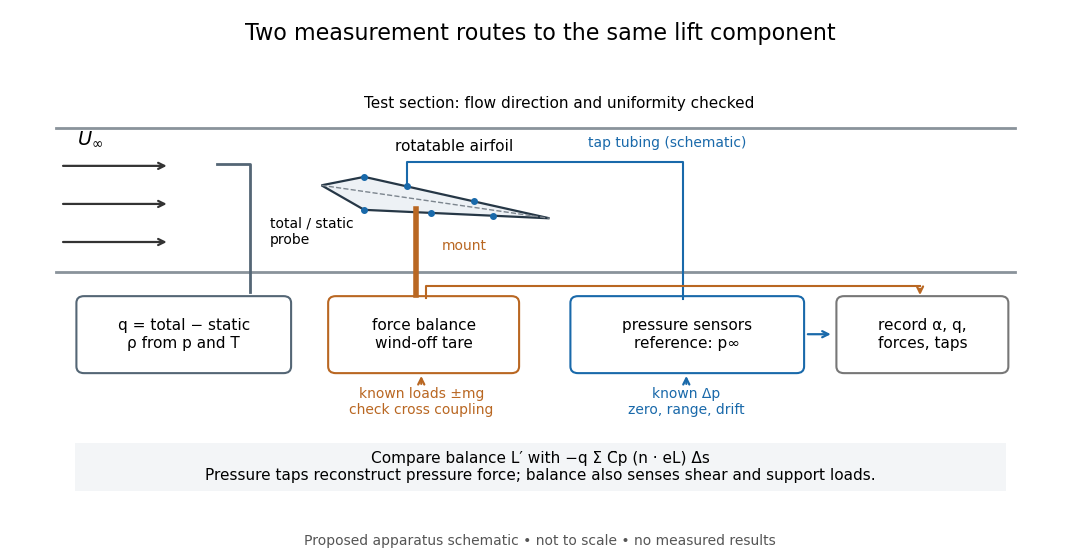

The script that drew this image:
"""Original schematic of a proposed pressure/balance comparison, with no data.

Tested with Python 3.14.4, Matplotlib 3.10.7, NumPy 2.3.5.
Run from _media with MPLCONFIGDIR=/tmp/codex-wiki-matplotlib.
Writes only the matching PNG basename to the current directory.
"""

from pathlib import Path

import matplotlib

matplotlib.use("Agg")
import matplotlib.pyplot as plt
from matplotlib.patches import FancyBboxPatch, Polygon, Rectangle
import numpy as np


def box(ax, x, y, width, height, text, color):
    ax.add_patch(FancyBboxPatch((x, y), width, height,
                               boxstyle="round,pad=0.08", edgecolor=color,
                               facecolor="white", linewidth=1.5))
    ax.text(x+width/2, y+height/2, text, ha="center", va="center", fontsize=11)


def arrow(ax, start, end, color="#333333", dashed=False):
    ax.annotate("", xy=end, xytext=start,
                arrowprops={"arrowstyle": "->", "color": color, "lw": 1.6,
                            "linestyle": "--" if dashed else "-"})


def main():
    plt.rcParams.update({"font.size": 11, "font.family": "DejaVu Sans"})
    fig, ax = plt.subplots(figsize=(10.8, 5.6), dpi=100)
    fig.patch.set_facecolor("white")
    blue, orange = "#1969aa", "#b96722"
    ax.plot([.3, 10.4], [4.0, 4.0], color="#8a939b", linewidth=2)
    ax.plot([.3, 10.4], [2.3, 2.3], color="#8a939b", linewidth=2)
    ax.text(5.6, 4.23, "Test section: flow direction and uniformity checked", ha="center")
    for y in [2.65, 3.10, 3.55]:
        arrow(ax, (.35, y), (1.5, y))
    ax.text(.53, 3.80, r"$U_\infty$", fontsize=14)
    ax.add_patch(Polygon([[3.1, 3.32], [3.55, 3.42], [5.5, 2.93],
                         [3.55, 3.03]], closed=True, facecolor="#edf1f5",
                        edgecolor="#263746", linewidth=1.6))
    ax.plot([3.1, 5.5], [3.32, 2.93], linestyle="--", color="#7c858e", linewidth=1)
    ax.text(4.5, 3.73, "rotatable airfoil", ha="center")
    taps = [(3.55, 3.42), (4.0, 3.31), (4.7, 3.13),
            (3.55, 3.03), (4.25, 2.995), (4.9, 2.96)]
    for x, y in taps:
        ax.plot(x, y, "o", color=blue, markersize=4)
    ax.plot([4.0, 4.0, 6.9, 6.9], [3.31, 3.60, 3.60, 1.98],
            color=blue, linewidth=1.5)
    ax.text(5.9, 3.77, "tap tubing (schematic)", fontsize=10, color=blue)
    ax.plot([4.1, 4.1], [3.04, 2.02], color=orange, linewidth=4)
    ax.text(4.37, 2.55, "mount", color=orange, fontsize=10)
    # Far-field probe is separate from the model/tap measurements.
    ax.plot([2.0, 2.35, 2.35], [3.57, 3.57, 2.06], color="#546675", linewidth=2)
    ax.text(2.56, 2.63, "total / static\nprobe", fontsize=10, ha="left")
    box(ax, .6, 1.18, 2.1, .75, "q = total − static\nρ from p and T", "#546675")
    box(ax, 3.25, 1.18, 1.85, .75, "force balance\nwind-off tare", orange)
    box(ax, 5.8, 1.18, 2.3, .75, "pressure sensors\nreference: p∞", blue)
    box(ax, 8.6, 1.18, 1.65, .75, "record α, q,\nforces, taps", "#777777")
    ax.plot([4.2, 4.2, 9.4], [1.99, 2.13, 2.13], color=orange, linewidth=1.5)
    arrow(ax, (9.4, 2.13), (9.4, 1.99), orange)
    arrow(ax, (8.19, 1.56), (8.49, 1.56), blue)
    ax.text(4.15, .62, "known loads ±mg\ncheck cross coupling", ha="center", color=orange, fontsize=10)
    ax.text(6.94, .62, "known Δp\nzero, range, drift", ha="center", color=blue, fontsize=10)
    arrow(ax, (4.15, .94), (4.15, 1.10), orange)
    arrow(ax, (6.94, .94), (6.94, 1.10), blue)
    ax.add_patch(Rectangle((.5, -.29), 9.8, .57, facecolor="#f3f5f7", edgecolor="none"))
    ax.text(5.4, -.01, "Compare balance L′ with −q Σ C̄p (n · eL) Δs\nPressure taps reconstruct pressure force; balance also senses shear and support loads.",
            ha="center", va="center", fontsize=11)
    ax.set(xlim=(0, 10.8), ylim=(-.48, 4.65))
    ax.axis("off")
    fig.suptitle("Two measurement routes to the same lift component", fontsize=16, y=.96)
    fig.text(.5, .026, "Proposed apparatus schematic • not to scale • no measured results",
             ha="center", fontsize=10, color="#555555")
    fig.subplots_adjust(left=.025, right=.975, top=.87, bottom=.095)
    fig.savefig(Path(__file__).with_suffix(".png").name, facecolor="white", transparent=False)
    plt.close(fig)


if __name__ == "__main__":
    main()
